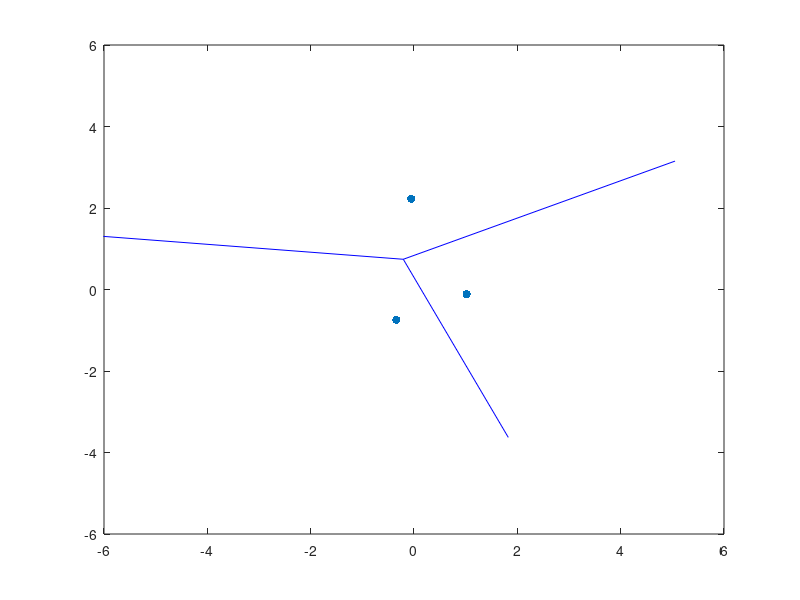

MATLAB code to generate this figure: (Note: this script raises an error after producing the figure.)
%% Voronoi diagram
% version 0.01
% Jonas K. Sekamane
%
% *BOUNDED VORONOI DIAGRAM*
% Extending the the _voronoi_ and _voronoin_ functions with a boundary, 
% such that any open regions can be patched.

clearvars;

%% Setup

% Points - Random firm locations
n = 3;
%x0 = rand(1, n)*10-5; % Initial x-position of firm
%y0 = rand(1, n)*10-5; % Initial y-position of firm
%xy = [x0' y0'];
[x0, y0] = pol2cart( rand(n,1)*2*pi , rand(n,1)*3 );
xy = [x0 y0];

if (size(unique(xy,'rows'),1) < n)
    warning('Less unique xy-firm coordinates than number of firms.');
    % TO-DO: Test how often likely this situation is, before providing fix.
end
    
%% Boundary box

% Boundary box
%bbox = [x([1 end end 1 1]); y([end end 1 1 end])]';
bbox = [-5 5 5 -5 -5; 5 5 -5 -5 5]';

% Boundary box line segments
bvx = [ bbox(1:end-1,1)'; circshift( bbox(1:end-1,1)', [0,-1] ) ];
bvy = [ bbox(1:end-1,2)'; circshift( bbox(1:end-1,2)', [0,-1] ) ];

% Calculate the maximum distance between any two points within the boundary
%bdistance = sqrt((pref.boundary)^2+(pref.boundary)^2)*2; % Twice the length of diagonal for a square boundary box.
bdistance = sqrt((-5-5)^2+(-5-5)^2)*2; % Twice the length of diagonal for a square boundary box.
% For more general convex boundary use covhull() + algorithm described here: http://stackoverflow.com/a/2736383


%% Special case (n=1) then market polygon is given by boundary
if(n==1)
    BXY = [bvx' bvy']; % [x1 x2 y1 y2]
    BXY = BXY(:, [1 3 2 4]); % [x1 y1 x2 y2]
    all = reshape(BXY', 2, size(BXY,1)*2)';
    C{1} = 1:length(all);
    
else 
    
    %% Create Voronoi lines
    if(n==2)
        % Normal vector between the two points (going though midpoint). First
        % term is normal with length 1, second term increases the distance to 
        % bdistance, insuring intersection with boundary.
        xyn = null(diff(xy))' .* bdistance/2;
        xynormal = [mean(xy)-xyn; mean(xy)+xyn];
        vx = xynormal(:,1);
        vy = xynormal(:,2);
        vx_extend = vx;
        vy_extend = vy;
    else
        % Default functions
        [vx,vy] = voronoi(xy(:,1)' , xy(:,2)');
        % Coordinates of the inner Voronoi edges/end points
        %[V1,CB] = voronoin(xy);
    end

    % Default plot
    figure(1);
    % voronoi(xy(:,1)' , xy(:,2)');
    plot(vx,vy, 'b');
    xlim([-6 6]); ylim([-6 6]);
    hold on;
    s = scatter( xy(:,1)' , xy(:,2)', 'filled', 'b');
    hold off;



    %% Extend lines
    % Extend the lines to insure that they intersect with the boundary box.
    % Only extend lines where the endspoints are unconnected with other lines 
    % (and extend in the direction away from the connected end). The length 
    % after extension should be the diagonal length of the boundary box.

    if(n>2)

        [vx_extend vy_extend] = voronoi_extend(vx, vy, bbox, bdistance);

    end

    %% Line intersection

    % Formatting to fit lineSegmentIntersect
    VXY = [vx_extend' vy_extend']; % [x1 x2 y1 y2]
    VXY = VXY(:, [1 3 2 4]); % [x1 y1 x2 y2]
    BXY = [bvx' bvy']; % [x1 x2 y1 y2]
    BXY = BXY(:, [1 3 2 4]); % [x1 y1 x2 y2]

    out = lineSegmentIntersect(VXY, BXY);


    %% Split lines at intersection points

    [VXY_split, BXY_split] = voronoi_split(VXY, BXY, out.intAdjacencyMatrix, out.intMatrixX, out.intMatrixY);

    % Delete lines outside boundary (.0000000000001 fixes rounding error).
    VXY_split(find( sum( (abs(VXY_split) > abs(BXY(1,1))+.0000000000001) ,2) ),:) = [];


    %% Match lines with respective firm

    % Calculating distance from line segments to points

    % Distance to mid-point of line segment
    BXY_split_mid = [ mean( BXY_split(:,[1 3]), 2) mean( BXY_split(:,[2 4]), 2) ] ;
    bdist_mid = pdist2(xy, BXY_split_mid);
    [~, IB] = min(bdist_mid);

    VXY_split_mid = [ mean( VXY_split(:,[1 3]), 2) mean( VXY_split(:,[2 4]), 2) ] ;
    vdist_mid = pdist2(xy, VXY_split_mid);
    % Each voronoi line is the border between two firms. Keep the two with min distance.
    [~, IV] = sort(vdist_mid, 1);
    IV(3:end,:) = [];

    % Map the line segment to the firms.
    all_split = [BXY_split; VXY_split];
    C_all = num2cell(repmat(NaN,1,n)');
    for i=1:length(C_all)
        bline = find(IB==i);
       [~, vline] = find((IV==i));
       C_all{i} = [ bline vline'+size(BXY_split,1) ];
    end

    %% Reformat from lines to points 
    all = reshape(all_split', 2, size(all_split,1)*2)';
    C = cellfun(@(x) [x*2-1 x*2], C_all, 'UniformOutput', false);

end

%% Convex hull / Polygon

% Arrange points counterclock wise around convex hull
hull = num2cell(repmat(NaN,1,n)');
for i = 1:n
    hull_i = convhull( all(C{i},1), all(C{i},2) );
    hull{i} = hull_i;
end


%% Figures
figure(2);
plot( VXY_split(:,[1 3])', VXY_split(:,[2 4])');
xlim([-6 6]); ylim([-6 6]);
hold on;
plot( BXY_split(:,[1 3])', BXY_split(:,[2 4])');
text( BXY_split(:,1)'+0.1, BXY_split(:,2)'+0.1, cellstr(num2str([1:length(BXY_split)]')) );
scatter(out.intMatrixX(out.intAdjacencyMatrix),out.intMatrixY(out.intAdjacencyMatrix),[],'k','filled');
%scatter(V1(:,1), V1(:,2));
%scatter(bbox(1:end-1,1),bbox(1:end-1,2));
%text(bbox(1:end-1,1)-0.1, bbox(1:end-1,2)-0.1, cellstr(num2str([1:4]')) );
scatter( xy(:,1)' , xy(:,2)', 'filled');
text(xy(:,1)'+0.1, xy(:,2)'+0.1, cellstr(num2str([1:n]')) );
%plot(linex,liney,':');
%scatter(xi_temp, yi_temp);
%patch(test(:,1),test(:,2),3);
hold off;
% xlabel('x'); ylabel('y');
% %voronoi(xy(:,1)' , xy(:,2)');
% hold off;


% figure(3);
% plot(vx,vy);
% xlim([-10 10]); ylim([-10 10]);
% hold on;
% plot(bbox(:,1),bbox(:,2));
% hold off;
% 
% figure(31);
% plot(vx_extend,vy_extend);
% xlim([-10 10]); ylim([-10 10]);
% hold on;
% plot(bbox(:,1),bbox(:,2));
% hold off;

% figure(4);
% plot(vx(:,bbii(1,2)),vy(:,bbii(1,2)));
% xlim([-6 6]); ylim([-6 6]);
% hold on;
% plot( bbox(bbii(1,1),1) , bbox(bbii(1,1),2) );
% hold off;
% bbii(1,1)
% 

% figure(33);
% plot(vx_extend,vy_extend);
% xlim([-8 8]); ylim([-8 8]);
% hold on;
% plot(bbox(:,1),bbox(:,2));
% scatter(out.intMatrixX(out.intAdjacencyMatrix),out.intMatrixY(out.intAdjacencyMatrix),[],'r');
% hold off;

% figure(5);
% plot( BXY_split(:,[1 3])', BXY_split(:,[2 4])');
% xlim([-6 6]); ylim([-6 6]);
% hold on;
% plot( VXY_split(:,[1 3])', VXY_split(:,[2 4])');
% hold off;

% %m = C{4}; 
% figure(55);
% scatter( xy(:,1)' , xy(:,2)', 'filled');
% hold on;
% plot( all_split(:,[1 3])', all_split(:,[2 4])', 'k');
% %patch( all_split(m,[1 3])', all_split(m,[2 4])', 'red');
% for i = 1:length(C_all)
%     X = all_split(C_all{i},[1 3])';
%     X2 = X(:);
%     Y = all_split(C_all{i},[2 4])';
%     Y2 = Y(:);
%     [X3, Y3] = poly2ccw(X2, Y2);
%     hull = convhull(X2,Y2);
%     %[lat, lon] = polymerge(X(:), Y(:))
%     %patch(all_split(C{i},[1 3])', all_split(C{i},[2 4])', i); % use color i.
%     %patch(lat, lon, i); % use color i.
%     patch(X2(hull), Y2(hull), i, 'FaceAlpha', 0.2, 'EdgeColor', 'none'); % use color i.
%     %patch(X3, Y3, i, 'FaceAlpha', 0.2, 'EdgeColor', 'none'); % use color i.
% end
% xlim([-6 6]); ylim([-6 6]);
% hold off;


figure(555);
scatter( xy(:,1)' , xy(:,2)', 'filled');
hold on;
if(n>1) plot( all_split(:,[1 3])', all_split(:,[2 4])', 'k'); end
%patch( all_split(m,[1 3])', all_split(m,[2 4])', 'red');
for i = 1:n
    X = all(C{i},1);
    Y = all(C{i},2);
    patch(X(hull{i}), Y(hull{i}), i, 'FaceAlpha', 0.2, 'EdgeColor', 'none');
end
xlim([-6 6]); ylim([-6 6]);
hold off;
